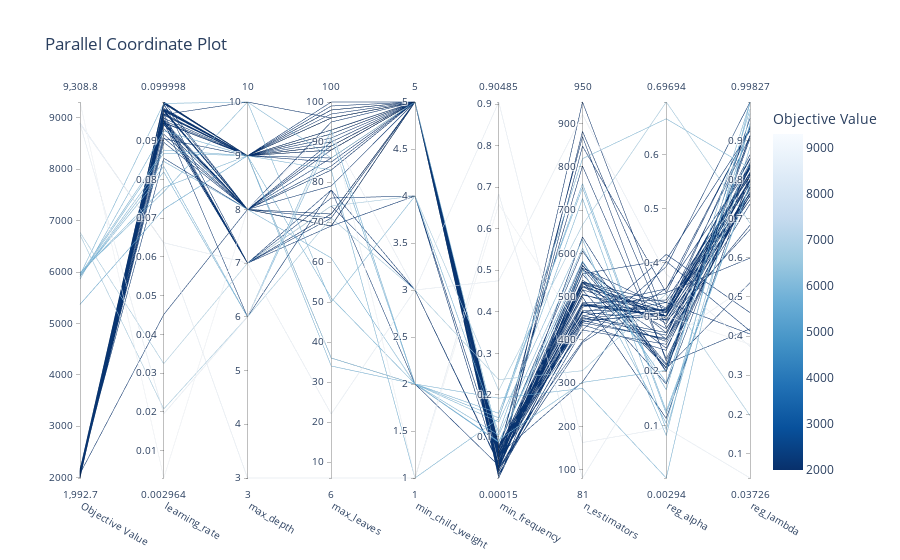

Here is the notebook cell this chart was saved with:
### Code cell
# Parte 2
fig = vis.plot_parallel_coordinate(study)
fig.show()
